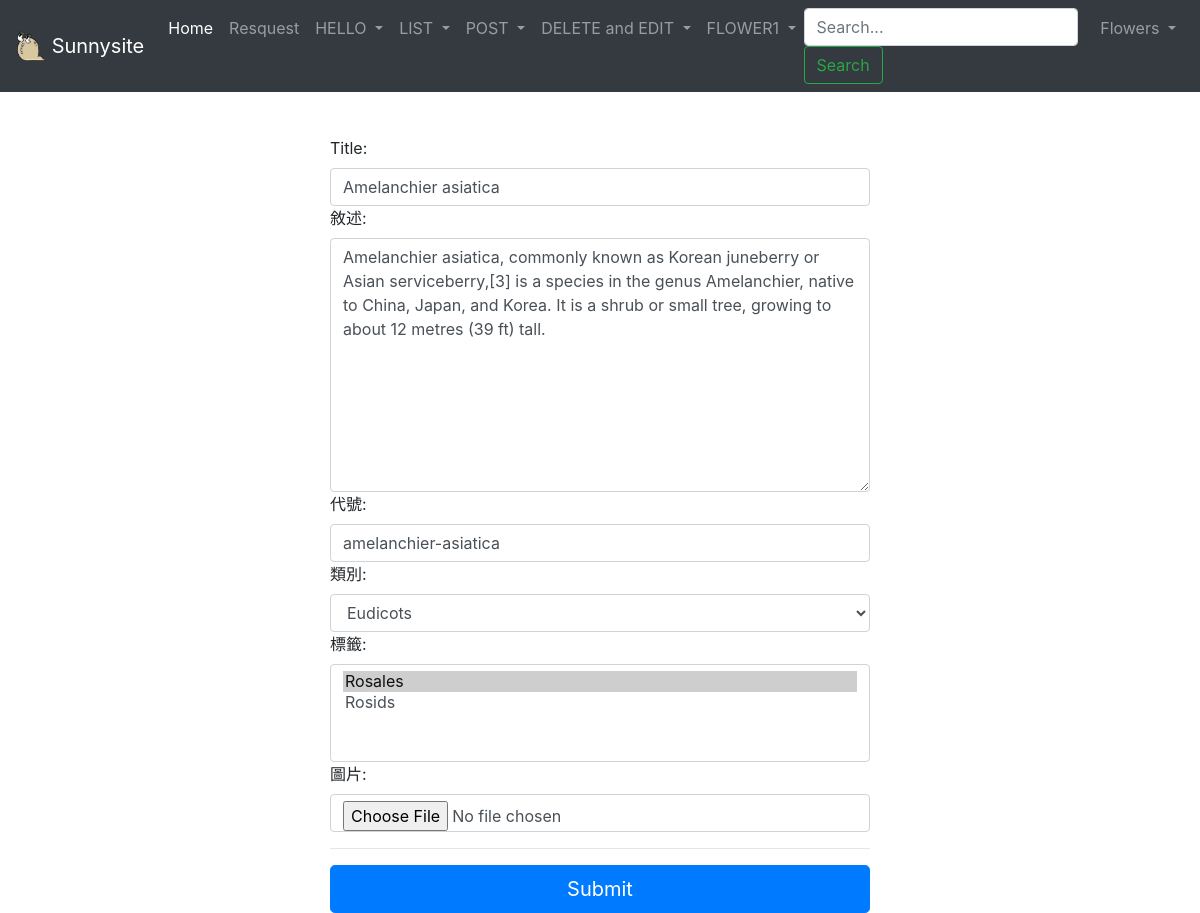
Screenshot of /flower/edit/2/ with the database file from the repository.
### flower/models.py (models this page shows, shortened)
class Flower(models.Model):
    title = models.CharField(max_length=255, default="")
    description = models.TextField(default="")
    slug = models.SlugField(blank=True, default="")
    category = models.ForeignKey(Category, null=True, on_delete=models.PROTECT)
    tags = models.ManyToManyField(Tag)
    image = models.ImageField(default="", blank=True, upload_to="images")

class Category(models.Model):
    title = models.CharField(max_length=255, default="")
    def __str__(self):
        return self.title

class Tag(models.Model):
    title = models.CharField(max_length=255, default="")
    def __str__(self):
        return self.title

### flower/views.py (the view)
# urls.py: path('flower/edit/<int:pk>/', fviews.edit, name='edit'),
def edit(request, pk=None):
    flower = get_object_or_404(Flower, pk=pk)
    if request.method == "POST":
        form = FlowerForm(request.POST, instance=flower)
        if form.is_valid():
            form.save()
            return HttpResponseRedirect('flower/')
    else:
        form = FlowerForm(instance=flower)
    return render(request, 'flower/edit.html', {'form': form})

### flower/forms.py
class FlowerForm(ModelForm):
    title = forms.CharField(label='Title',widget= forms.TextInput(attrs={'class': 'form-control '}))
    class Meta:
        model = Flower
        fields = '__all__'
        widgets = {
            'title': forms.TextInput(attrs={'class': 'form-control'}),
            'description': forms.Textarea(attrs={'class': 'form-control'}),
            'slug': forms.TextInput(attrs={'class': 'form-control'}),
            'category': forms.Select(attrs={'class': 'form-control'}),
            'tags': forms.SelectMultiple(attrs={'class': 'form-control'}),
            'image': forms.FileInput(attrs={'class': 'form-control', 'id': 'image_field'})
        }
        labels = {
            'title': '名稱',
            'description': '敘述',
            'slug': '代號',
            'category': '類別',
            'tags': '標籤',
            'image': '圖片'
        }

### templates/flower/edit.html (shortened to what this page needs)
{% extends "base.html" %}
{% block content %}
<br>
<br>
<br>
    <form action="" method="post">
        <div class="row justify-content-center">
            <div class="col-6">
            {{ form }}
            <hr class="mb-3">
            <button class="btn btn-primary btn-lg btn-block" type="submit">Submit</button>
            </div>
        </div>
    </form>
{% endblock %}

### rows the page displays
Flower: title "Amelanchier asiatica", description "Amelanchier asiatica, commonly known as Korean juneberry or Asian serviceberry,[3] is a species in the genus Amelanchier, native to China, Japan, and Korea. It is a shrub or small tree, growing to about 12 metres (39 ft) tall.", slug "amelanchier-asiatica", category "Eudicots"
